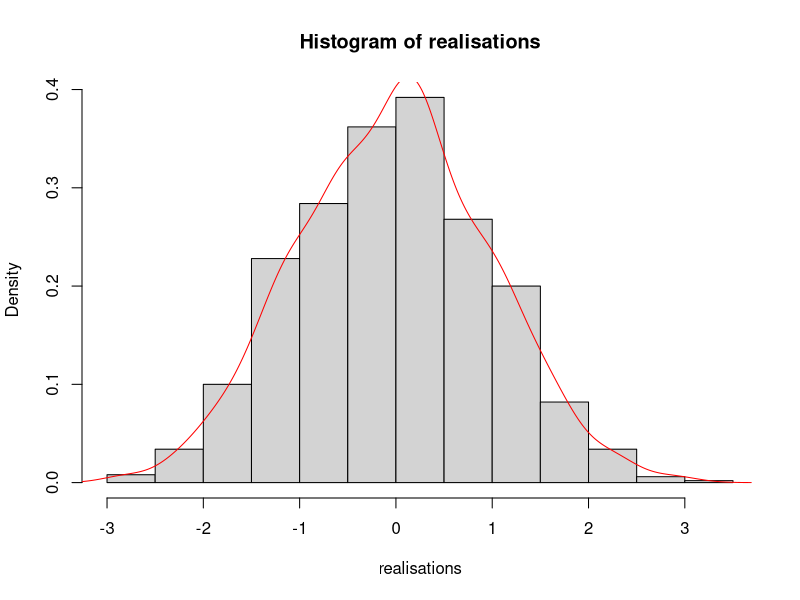
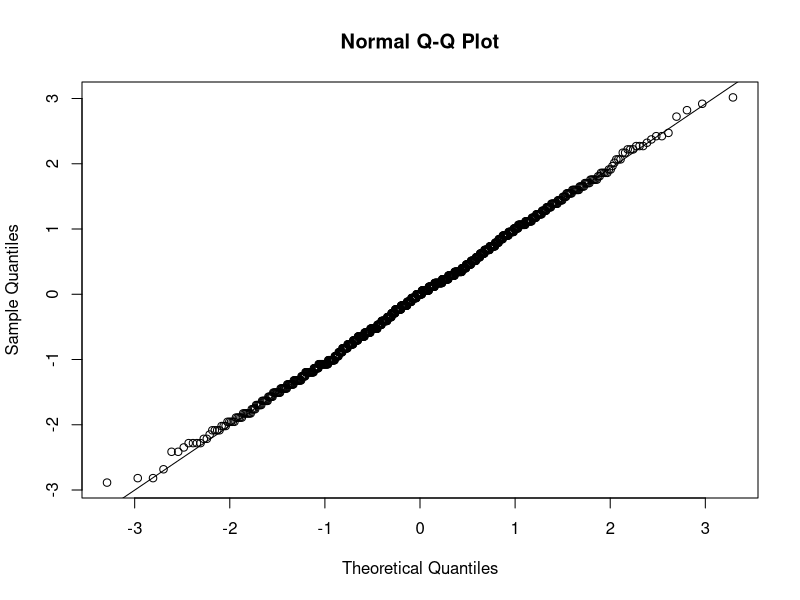
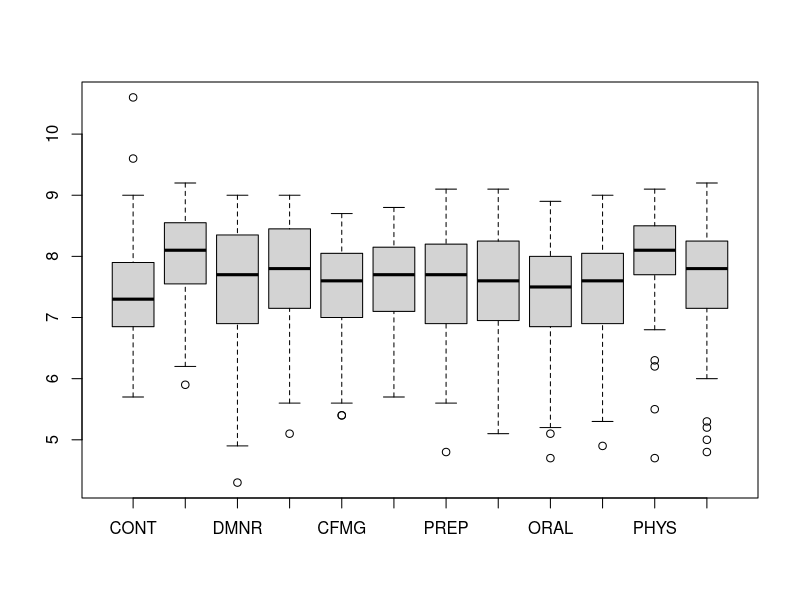
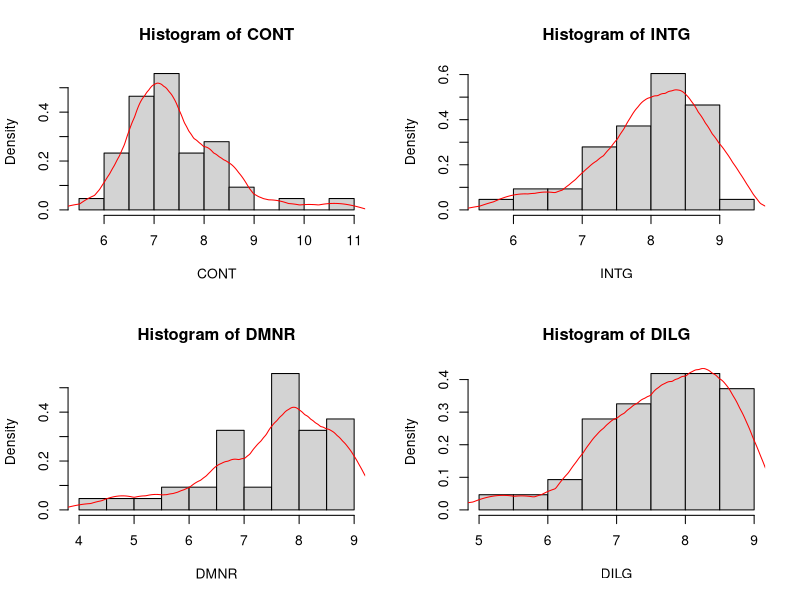
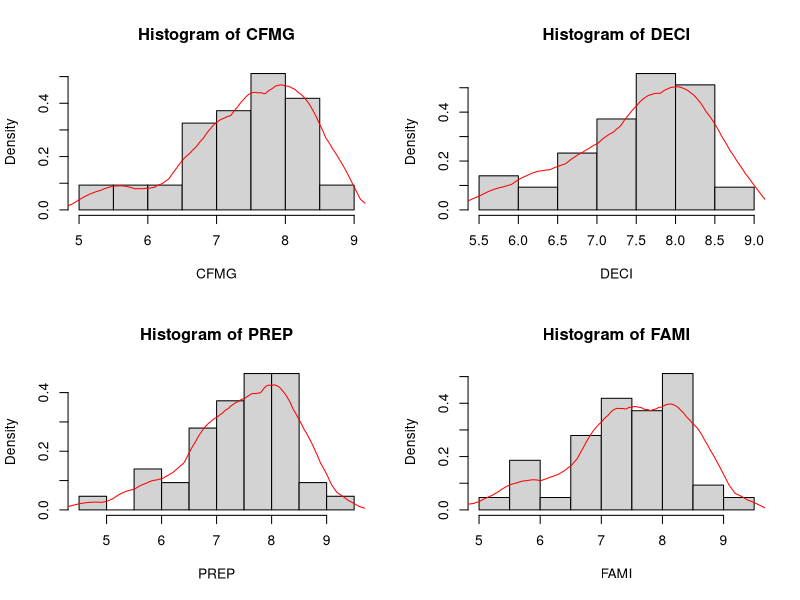
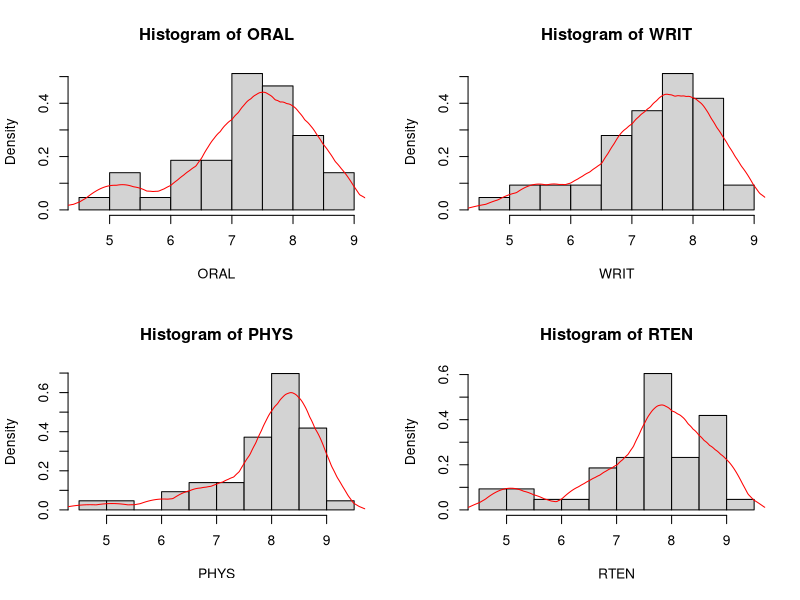
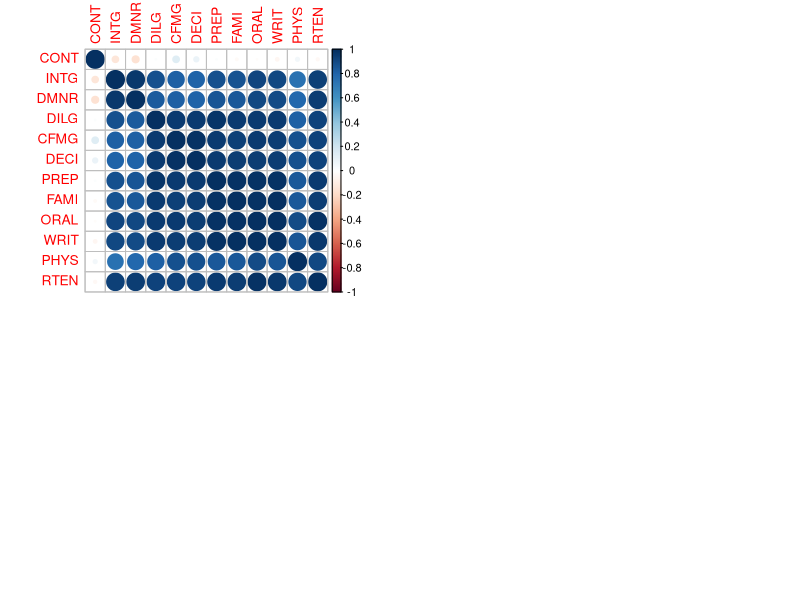
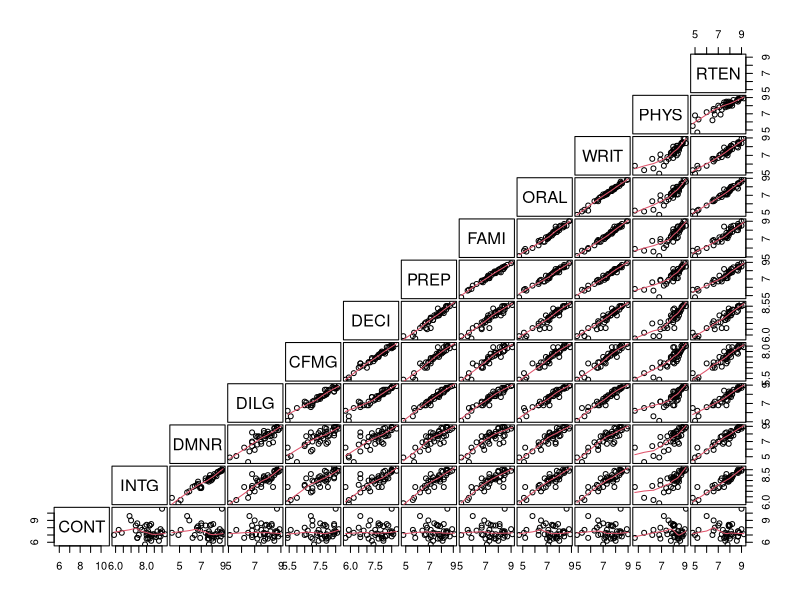

These charts were generated, in order, by the following R code:
## ---- chunk 1
knitr::opts_chunk$set(echo = TRUE)
## ---- chunk 2
estim <- function(x, theta){
  n <- length(x)
  est <- sqrt(n) * (mean(x) - theta) / sqrt(mean(x))
  return(est)
  }
## ---- chunk 3
set.seed(23)
Nattempts = 1e3
nsample = 100
theta = 3

samples <- lapply(1:Nattempts, function(i) rpois(nsample, theta))
realisations <- sapply(samples, function(x) estim(x, theta))

hist(realisations, probability = TRUE)
d = density(realisations, kernel='gaussian')
lines(d, col = 'red')
## ---- chunk 4
qqnorm(realisations)
qqline(realisations)
## ---- chunk 5
data(USJudgeRatings)
## ---- chunk 6
str(USJudgeRatings)
## ---- chunk 7
dim(USJudgeRatings)
## ---- chunk 8
library(knitr)
library(kableExtra)
kable(USJudgeRatings, 'latex', caption = "Ratings of US judges", booktabs = T) %>%
  kable_styling(latex_options = "striped", font_size = 6)
## ---- chunk 9
colnames(USJudgeRatings)
## ---- chunk 10
sum(is.na(USJudgeRatings))
## ---- chunk 11
summary(USJudgeRatings)
## ---- chunk 12
Outvals = boxplot(USJudgeRatings)
## ---- chunk 13
max(USJudgeRatings$CONT)
rownames(USJudgeRatings)[which.max(USJudgeRatings$CONT)]
## ---- chunk 14
max(USJudgeRatings$RTEN)
rownames(USJudgeRatings)[which.max(USJudgeRatings$RTEN)]
## ---- chunk 15
USJudgeRatings[which.max(USJudgeRatings$RTEN),]
## ---- chunk 16
min(USJudgeRatings$RTEN)
rownames(USJudgeRatings)[which.min(USJudgeRatings$RTEN)]
## ---- chunk 17
USJudgeRatings[which.min(USJudgeRatings$RTEN),]
## ---- chunk 18
par(mfrow=c(2,2))
hist(USJudgeRatings$CONT, probability= TRUE, main="Histogram of CONT", xlab="CONT")
d = density(USJudgeRatings$CONT, kernel = 'o', bw = 0.3)
lines(d, col="red")
hist(USJudgeRatings$INTG, probability= TRUE, main="Histogram of INTG", xlab="INTG")
d = density(USJudgeRatings$INTG, kernel = 'o', bw = 0.3)
lines(d, col="red")
hist(USJudgeRatings$DMNR, probability= TRUE, main="Histogram of DMNR", xlab="DMNR")
d = density(USJudgeRatings$DMNR, kernel = 'o', bw = 0.3)
lines(d, col="red")
hist(USJudgeRatings$DILG, probability= TRUE, main="Histogram of DILG", xlab="DILG")
d = density(USJudgeRatings$DILG, kernel = 'o', bw = 0.3)
lines(d, col="red")
## ---- chunk 19
par(mfrow=c(2,2))
hist(USJudgeRatings$CFMG, probability= TRUE, main="Histogram of CFMG", xlab="CFMG")
d = density(USJudgeRatings$CFMG, kernel = 'o', bw = 0.3)
lines(d, col="red")
hist(USJudgeRatings$DECI, probability= TRUE, main="Histogram of DECI", xlab="DECI")
d = density(USJudgeRatings$DECI, kernel = 'o', bw = 0.3)
lines(d, col="red")
hist(USJudgeRatings$PREP, probability= TRUE, main="Histogram of PREP", xlab="PREP")
d = density(USJudgeRatings$PREP, kernel = 'o', bw = 0.3)
lines(d, col="red")
hist(USJudgeRatings$FAMI, probability= TRUE, main="Histogram of FAMI", xlab="FAMI")
d = density(USJudgeRatings$FAMI, kernel = 'o', bw = 0.3)
lines(d, col="red")
## ---- chunk 20
par(mfrow=c(2,2))
hist(USJudgeRatings$ORAL, probability= TRUE, main="Histogram of ORAL", xlab="ORAL")
d = density(USJudgeRatings$ORAL, kernel = 'o', bw = 0.3)
lines(d, col="red")
hist(USJudgeRatings$WRIT, probability= TRUE, main="Histogram of WRIT", xlab="WRIT")
d = density(USJudgeRatings$WRIT, kernel = 'o', bw = 0.3)
lines(d, col="red")
hist(USJudgeRatings$PHYS, probability= TRUE, main="Histogram of PHYS", xlab="PHYS")
d = density(USJudgeRatings$PHYS, kernel = 'o', bw = 0.3)
lines(d, col="red")
hist(USJudgeRatings$RTEN, probability= TRUE, main="Histogram of RTEN", xlab="RTEN")
d = density(USJudgeRatings$RTEN, kernel = 'o', bw = 0.3)
lines(d, col="red")
## ---- chunk 21
round(var(USJudgeRatings), 2)
## ---- chunk 22
round(sqrt(diag(var(USJudgeRatings))),2)
print('The smallest standard deviation is: ')
min(round(sqrt(diag(var(USJudgeRatings))),2))
print('The largest standard deviation is: ')
max(round(sqrt(diag(var(USJudgeRatings))),2))
## ---- chunk 23
round(cor(USJudgeRatings),2)
## ---- chunk 24
library(corrplot)
corrplot(cor(USJudgeRatings))
## ---- chunk 25
pairs(USJudgeRatings, gap=1/5, lower.panel = panel.smooth, upper.panel = NULL, row1attop=FALSE)
## ---- chunk 26
par(mfrow=c(1,2))
plot(ecdf(USJudgeRatings$CONT), verticals = TRUE, do.points = FALSE, main = "ECDF CONT")
plot(ecdf(USJudgeRatings$RTEN), verticals = TRUE, do.points = FALSE, main = "ECDF RTEN")
## ---- chunk 27
qqnorm(USJudgeRatings$RTEN)
qqline(USJudgeRatings$RTEN)
## ---- chunk 28
library(e1071)
kurtosis(USJudgeRatings$RTEN)
skewness(USJudgeRatings$RTEN)
